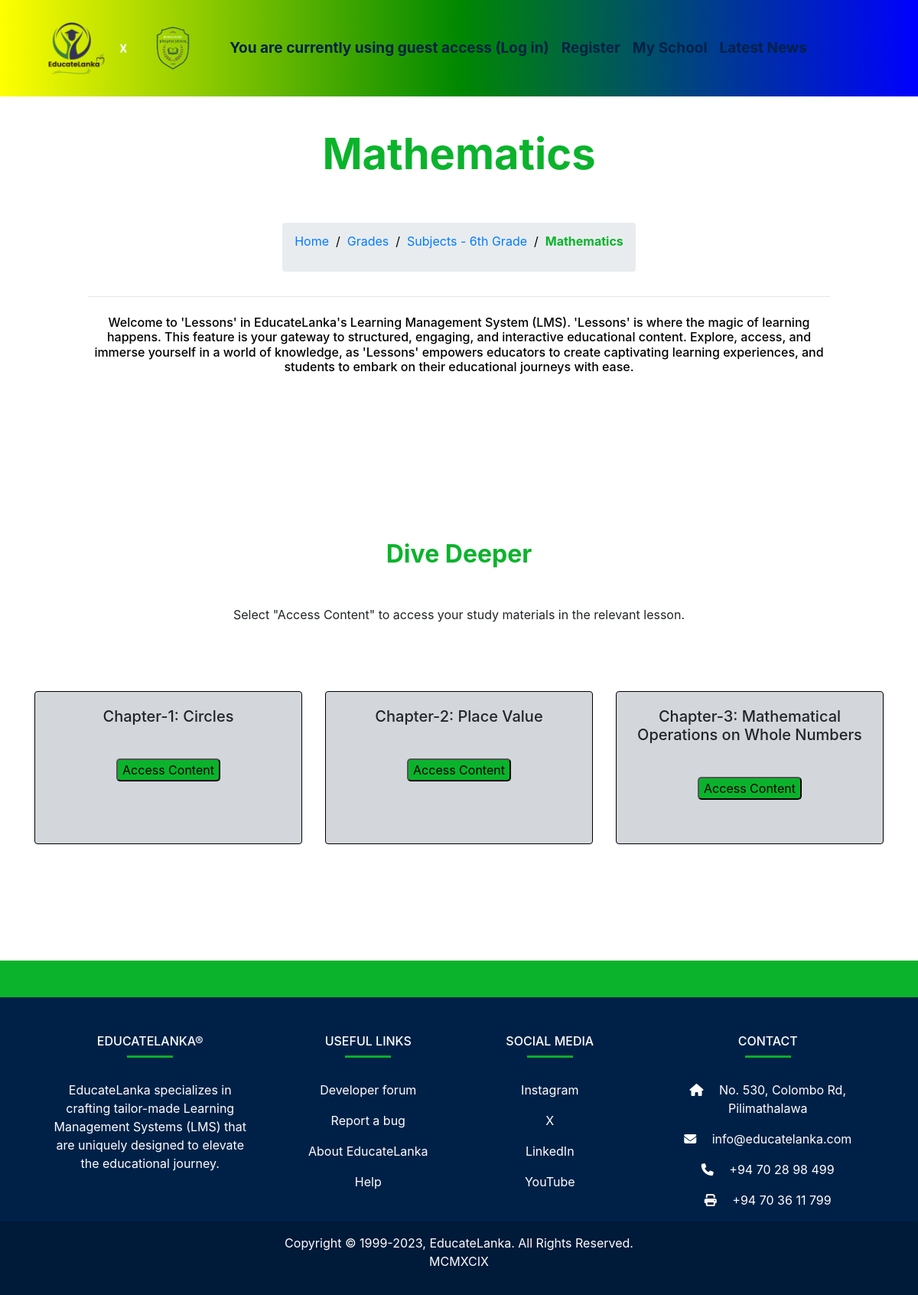
Screenshot of /curriculum/6th-grade/mathematics-6/ with the database file from the repository.
### curriculum/models.py (models this page shows, shortened)
class Subject(models.Model):
    subject_id = models.CharField(max_length=100, unique=True)
    name = models.CharField(max_length=100)
    slug = models.SlugField(null=True, blank=True)
    standard = models.ForeignKey(Standard, on_delete=models.CASCADE, related_name='subjects')
    image = models.ImageField(upload_to=save_subject_image, blank=True, verbose_name='Subject Image')
    description = models.TextField(max_length=500,blank=True)

class Standard(models.Model):
    name = models.CharField(max_length=100, unique=True)
    slug = models.SlugField(null=True, blank=True)
    description = models.TextField(max_length=500,blank=True)
    def __str__(self):
        return self.name

class Lesson(models.Model):
    lesson_id = models.CharField(max_length=100, unique=True)
    Standard = models.ForeignKey(Standard, on_delete=models.CASCADE)
    created_by = models.ForeignKey(User,on_delete=models.CASCADE)
    created_at = models.DateTimeField(auto_now_add=True)
    subject = models.ForeignKey(Subject, on_delete=models.CASCADE,related_name='lessons')
    name = models.CharField(max_length=250)
    position = models.PositiveSmallIntegerField(verbose_name="Chapter no.")
    slug = models.SlugField(null=True, blank=True)
    video = models.FileField(upload_to=save_lesson_files,verbose_name="Video", blank=True, null=True)
    ppt = models.FileField(upload_to=save_lesson_files,verbose_name="Presentations", blank=True)
    Notes = models.FileField(upload_to=save_lesson_files,verbose_name="Notes", blank=True)
    class Meta:
        ordering = ['position']

### curriculum/views.py (the view)
# urls.py: path('<str:standard>/<slug:slug>/', views.LessonListView.as_view(), name='lesson_list'),
class LessonListView(DetailView):
    context_object_name = 'subjects'
    model = Subject
    template_name = 'curriculum/lesson_list_view.html'

### curriculum/templates/curriculum/lesson_list_view.html (shortened to what this page needs)
{% extends 'base_ver.html' %}
{% load static %}
{% block image_block %}
<header class="info-header">
  <div id="page-intro" class="container-fluid d-flex align-items-center justify-content-center ">
    <div class="row d-flex justify-content-center text-center">
      <div class="col-md-10 text-white">
        <h2 class="display-4 font-weight-bold  p-5 " style="color:#0bb32c; margin-top: 120px;" > {{subjects.name}} </h2>
        <div class="row d-flex justify-content-center text-center">
          <ul class="breadcrumb">
            <li><a href="{% url 'index' %}">Home</a></li><p style="color: #000000;">&nbsp; / &nbsp;</p>
            <li><a href="{% url 'curriculum:standard_list' %}">Grades</a></li><p style="color: #000000;">&nbsp; / &nbsp;</p>
            <li><a href="{% url 'curriculum:subject_list' slug=subjects.standard.slug %}">Subjects - {{subjects.standard}}</a></li><p style="color: #000000;">&nbsp; / &nbsp;</p>
            <li style="color:#0bb32c; font-weight: bold;" >{{subjects.name}}</li>
          </ul>
        </div>
        <hr style="color:#0bb32c;">
        <h6 class="white-text my-4" style="color: #000000;">Welcome to 'Lessons' in EducateLanka's Learning Management System (LMS). 'Lessons' is where the magic of learning happens. This feature is your gateway to structured, engaging, and interactive educational content. Explore, access, and immerse yourself in a world of knowledge, as 'Lessons' empowers educators to create captivating learning experiences, and students to embark on their educational journeys with ease.</h6>
  </div>
</header>
{% endblock %}
{% block content %}
<section id="best-features" class="text-center">
              <h2 class="mb-5 mt-5 font-weight-bold" style="color:#0bb32c;">Dive Deeper</h2>
              <div class="row d-flex justify-content-center mb-4">
                <div class="col-md-8 mb-5">
                  <p class="grey-text">Select "Access Content" to access your study materials in the relevant lesson.</p>
                </div>
              </div>
              <div class="row d-flex justify-content-center mb-3">
                {% for lesson in subjects.lessons.all %}
                <div class="col-sm-4 mb-4">
                  <div class="card box-shadow-hover" style="height: 200px; background-color: #d3d7db; border-color: #000000;">
                    <div class="card-body" >
                      <h5 class="card-title">Chapter-{{lesson.position}}: {{lesson.name}}</h5>
                      <a href="{% url 'curriculum:lesson_detail' slug=lesson.slug subject=subjects.slug standard=lesson.Standard.slug %}" >
                      <button type="button" class="button-les" style="background-color: #0bb32c; border-radius: 5px; margin-top: 10%;"><span>Access Content</span></button>
                      </a>
                    </div>
                  </div>
                </div>
                {% endfor %}
              </div>
        <br>
        <br>
        <br>
        <br>
</section>
{%endblock%}

### templates/base_ver.html (style rules this page uses)
html { scroll-behavior: smooth; }

### rows the page displays
Subject: name "Mathematics", standard "6th Grade"
Lesson: position "1", name "Circles"
Lesson: position "2", name "Place Value"
Lesson: position "3", name "Mathematical Operations on Whole Numbers"
